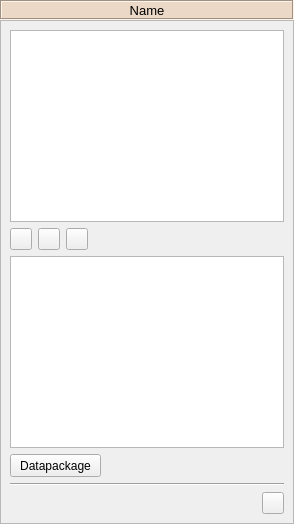
<?xml version="1.0" encoding="UTF-8"?>
<!--
######################################################################################################################
# Copyright (C) 2017-2020 Spine project consortium
# This file is part of Spine Toolbox.
# Spine Toolbox is free software: you can redistribute it and\/or modify it under the terms of the GNU Lesser General
# Public License as published by the Free Software Foundation, either version 3 of the License, or (at your option)
# any later version. This program is distributed in the hope that it will be useful, but WITHOUT ANY WARRANTY;
# without even the implied warranty of MERCHANTABILITY or FITNESS FOR A PARTICULAR PURPOSE. See the GNU Lesser General
# Public License for more details. You should have received a copy of the GNU Lesser General Public License along with
# this program. If not, see <http:\/\/www.gnu.org\/licenses\/>.
######################################################################################################################
-->
<ui version="4.0">
 <class>Form</class>
 <widget class="QWidget" name="Form">
  <property name="geometry">
   <rect>
    <x>0</x>
    <y>0</y>
    <width>294</width>
    <height>524</height>
   </rect>
  </property>
  <property name="windowTitle">
   <string>Form</string>
  </property>
  <layout class="QVBoxLayout" name="verticalLayout">
   <property name="spacing">
    <number>0</number>
   </property>
   <property name="leftMargin">
    <number>0</number>
   </property>
   <property name="topMargin">
    <number>0</number>
   </property>
   <property name="rightMargin">
    <number>0</number>
   </property>
   <property name="bottomMargin">
    <number>0</number>
   </property>
   <item>
    <widget class="QLabel" name="label_dc_name">
     <property name="sizePolicy">
      <sizepolicy hsizetype="Preferred" vsizetype="Fixed">
       <horstretch>0</horstretch>
       <verstretch>0</verstretch>
      </sizepolicy>
     </property>
     <property name="minimumSize">
      <size>
       <width>0</width>
       <height>20</height>
      </size>
     </property>
     <property name="maximumSize">
      <size>
       <width>16777215</width>
       <height>20</height>
      </size>
     </property>
     <property name="font">
      <font>
       <pointsize>10</pointsize>
       <weight>50</weight>
       <bold>false</bold>
      </font>
     </property>
     <property name="styleSheet">
      <string notr="true">background-color: #ecd8c6;</string>
     </property>
     <property name="frameShape">
      <enum>QFrame::Box</enum>
     </property>
     <property name="frameShadow">
      <enum>QFrame::Sunken</enum>
     </property>
     <property name="text">
      <string>Name</string>
     </property>
     <property name="alignment">
      <set>Qt::AlignCenter</set>
     </property>
     <property name="wordWrap">
      <bool>true</bool>
     </property>
    </widget>
   </item>
   <item>
    <widget class="QScrollArea" name="scrollArea_2">
     <property name="widgetResizable">
      <bool>true</bool>
     </property>
     <widget class="QWidget" name="scrollAreaWidgetContents_2">
      <property name="geometry">
       <rect>
        <x>0</x>
        <y>0</y>
        <width>292</width>
        <height>502</height>
       </rect>
      </property>
      <layout class="QVBoxLayout" name="verticalLayout_16">
       <item>
        <widget class="ReferencesTreeView" name="treeView_dc_references">
         <property name="sizePolicy">
          <sizepolicy hsizetype="Expanding" vsizetype="Expanding">
           <horstretch>0</horstretch>
           <verstretch>0</verstretch>
          </sizepolicy>
         </property>
         <property name="font">
          <font>
           <pointsize>10</pointsize>
          </font>
         </property>
         <property name="contextMenuPolicy">
          <enum>Qt::CustomContextMenu</enum>
         </property>
         <property name="acceptDrops">
          <bool>true</bool>
         </property>
         <property name="toolTip">
          <string>&lt;html&gt;&lt;head/&gt;&lt;body&gt;&lt;p&gt;Drag-and-drop files here, they will be added as references.&lt;/p&gt;&lt;/body&gt;&lt;/html&gt;</string>
         </property>
         <property name="selectionMode">
          <enum>QAbstractItemView::ExtendedSelection</enum>
         </property>
         <property name="textElideMode">
          <enum>Qt::ElideLeft</enum>
         </property>
         <property name="verticalScrollMode">
          <enum>QAbstractItemView::ScrollPerPixel</enum>
         </property>
         <property name="indentation">
          <number>5</number>
         </property>
         <property name="uniformRowHeights">
          <bool>true</bool>
         </property>
         <attribute name="headerStretchLastSection">
          <bool>true</bool>
         </attribute>
        </widget>
       </item>
       <item>
        <layout class="QHBoxLayout" name="horizontalLayout_2">
         <item>
          <widget class="QToolButton" name="toolButton_plus">
           <property name="sizePolicy">
            <sizepolicy hsizetype="Fixed" vsizetype="Fixed">
             <horstretch>0</horstretch>
             <verstretch>0</verstretch>
            </sizepolicy>
           </property>
           <property name="minimumSize">
            <size>
             <width>22</width>
             <height>22</height>
            </size>
           </property>
           <property name="maximumSize">
            <size>
             <width>22</width>
             <height>22</height>
            </size>
           </property>
           <property name="font">
            <font>
             <pointsize>10</pointsize>
             <weight>75</weight>
             <bold>true</bold>
            </font>
           </property>
           <property name="toolTip">
            <string>&lt;html&gt;&lt;head/&gt;&lt;body&gt;&lt;p&gt;Add references&lt;/p&gt;&lt;/body&gt;&lt;/html&gt;</string>
           </property>
           <property name="text">
            <string/>
           </property>
           <property name="icon">
            <iconset resource="../../../ui/resources/resources_icons.qrc">
             <normaloff>:/icons/plus.svg</normaloff>:/icons/plus.svg</iconset>
           </property>
           <property name="popupMode">
            <enum>QToolButton::InstantPopup</enum>
           </property>
          </widget>
         </item>
         <item>
          <widget class="QToolButton" name="toolButton_minus">
           <property name="sizePolicy">
            <sizepolicy hsizetype="Fixed" vsizetype="Fixed">
             <horstretch>0</horstretch>
             <verstretch>0</verstretch>
            </sizepolicy>
           </property>
           <property name="minimumSize">
            <size>
             <width>22</width>
             <height>22</height>
            </size>
           </property>
           <property name="maximumSize">
            <size>
             <width>22</width>
             <height>22</height>
            </size>
           </property>
           <property name="font">
            <font>
             <pointsize>10</pointsize>
             <weight>75</weight>
             <bold>true</bold>
            </font>
           </property>
           <property name="toolTip">
            <string>&lt;html&gt;&lt;head/&gt;&lt;body&gt;&lt;p&gt;Remove selected references or all if nothing is selected&lt;/p&gt;&lt;/body&gt;&lt;/html&gt;</string>
           </property>
           <property name="text">
            <string/>
           </property>
           <property name="icon">
            <iconset resource="../../../ui/resources/resources_icons.qrc">
             <normaloff>:/icons/minus.svg</normaloff>:/icons/minus.svg</iconset>
           </property>
           <property name="popupMode">
            <enum>QToolButton::InstantPopup</enum>
           </property>
          </widget>
         </item>
         <item>
          <widget class="QToolButton" name="toolButton_add">
           <property name="minimumSize">
            <size>
             <width>22</width>
             <height>22</height>
            </size>
           </property>
           <property name="maximumSize">
            <size>
             <width>22</width>
             <height>22</height>
            </size>
           </property>
           <property name="toolTip">
            <string>&lt;html&gt;&lt;head/&gt;&lt;body&gt;&lt;p&gt;Add references to project. Copies files to Data connection's directory.&lt;/p&gt;&lt;/body&gt;&lt;/html&gt;</string>
           </property>
           <property name="text">
            <string/>
           </property>
           <property name="icon">
            <iconset resource="../../../ui/resources/resources_icons.qrc">
             <normaloff>:/icons/file-download.svg</normaloff>:/icons/file-download.svg</iconset>
           </property>
           <property name="iconSize">
            <size>
             <width>16</width>
             <height>16</height>
            </size>
           </property>
           <property name="popupMode">
            <enum>QToolButton::InstantPopup</enum>
           </property>
          </widget>
         </item>
         <item>
          <spacer name="horizontalSpacer_2">
           <property name="orientation">
            <enum>Qt::Horizontal</enum>
           </property>
           <property name="sizeHint" stdset="0">
            <size>
             <width>40</width>
             <height>20</height>
            </size>
           </property>
          </spacer>
         </item>
        </layout>
       </item>
       <item>
        <widget class="DataTreeView" name="treeView_dc_data">
         <property name="sizePolicy">
          <sizepolicy hsizetype="Expanding" vsizetype="Expanding">
           <horstretch>0</horstretch>
           <verstretch>0</verstretch>
          </sizepolicy>
         </property>
         <property name="font">
          <font>
           <pointsize>10</pointsize>
          </font>
         </property>
         <property name="contextMenuPolicy">
          <enum>Qt::CustomContextMenu</enum>
         </property>
         <property name="acceptDrops">
          <bool>true</bool>
         </property>
         <property name="toolTip">
          <string>&lt;html&gt;&lt;head/&gt;&lt;body&gt;&lt;p&gt;Drag-and-drop files here, they will be copied to the data directory.&lt;/p&gt;&lt;/body&gt;&lt;/html&gt;</string>
         </property>
         <property name="selectionMode">
          <enum>QAbstractItemView::ExtendedSelection</enum>
         </property>
         <property name="textElideMode">
          <enum>Qt::ElideLeft</enum>
         </property>
         <property name="verticalScrollMode">
          <enum>QAbstractItemView::ScrollPerPixel</enum>
         </property>
         <property name="indentation">
          <number>5</number>
         </property>
         <property name="uniformRowHeights">
          <bool>true</bool>
         </property>
         <attribute name="headerStretchLastSection">
          <bool>true</bool>
         </attribute>
        </widget>
       </item>
       <item>
        <layout class="QHBoxLayout" name="horizontalLayout_3" stretch="0,1">
         <item>
          <widget class="QPushButton" name="pushButton_datapackage">
           <property name="sizePolicy">
            <sizepolicy hsizetype="MinimumExpanding" vsizetype="Fixed">
             <horstretch>0</horstretch>
             <verstretch>0</verstretch>
            </sizepolicy>
           </property>
           <property name="minimumSize">
            <size>
             <width>91</width>
             <height>23</height>
            </size>
           </property>
           <property name="maximumSize">
            <size>
             <width>16777215</width>
             <height>23</height>
            </size>
           </property>
           <property name="toolTip">
            <string>&lt;html&gt;&lt;head/&gt;&lt;body&gt;&lt;p&gt;Open Spine datapackage editor&lt;/p&gt;&lt;/body&gt;&lt;/html&gt;</string>
           </property>
           <property name="text">
            <string>Datapackage</string>
           </property>
           <property name="icon">
            <iconset resource="../../../ui/resources/resources_icons.qrc">
             <normaloff>:/icons/datapkg.png</normaloff>:/icons/datapkg.png</iconset>
           </property>
          </widget>
         </item>
         <item>
          <spacer name="horizontalSpacer_3">
           <property name="orientation">
            <enum>Qt::Horizontal</enum>
           </property>
           <property name="sizeHint" stdset="0">
            <size>
             <width>40</width>
             <height>20</height>
            </size>
           </property>
          </spacer>
         </item>
        </layout>
       </item>
       <item>
        <widget class="Line" name="line_3">
         <property name="orientation">
          <enum>Qt::Horizontal</enum>
         </property>
        </widget>
       </item>
       <item>
        <layout class="QHBoxLayout" name="horizontalLayout_7">
         <item>
          <spacer name="horizontalSpacer_10">
           <property name="orientation">
            <enum>Qt::Horizontal</enum>
           </property>
           <property name="sizeHint" stdset="0">
            <size>
             <width>40</width>
             <height>20</height>
            </size>
           </property>
          </spacer>
         </item>
         <item>
          <widget class="QToolButton" name="toolButton_dc_open_dir">
           <property name="sizePolicy">
            <sizepolicy hsizetype="Fixed" vsizetype="Fixed">
             <horstretch>0</horstretch>
             <verstretch>0</verstretch>
            </sizepolicy>
           </property>
           <property name="minimumSize">
            <size>
             <width>22</width>
             <height>22</height>
            </size>
           </property>
           <property name="maximumSize">
            <size>
             <width>22</width>
             <height>22</height>
            </size>
           </property>
           <property name="toolTip">
            <string>&lt;html&gt;&lt;head/&gt;&lt;body&gt;&lt;p&gt;Open this Data Connection's project directory in file browser&lt;/p&gt;&lt;/body&gt;&lt;/html&gt;</string>
           </property>
           <property name="icon">
            <iconset resource="../../../ui/resources/resources_icons.qrc">
             <normaloff>:/icons/menu_icons/folder-open-solid.svg</normaloff>:/icons/menu_icons/folder-open-solid.svg</iconset>
           </property>
          </widget>
         </item>
        </layout>
       </item>
      </layout>
     </widget>
    </widget>
   </item>
  </layout>
 </widget>
 <customwidgets>
  <customwidget>
   <class>ReferencesTreeView</class>
   <extends>QTreeView</extends>
   <header>spinetoolbox/widgets/custom_qtreeview.h</header>
  </customwidget>
  <customwidget>
   <class>DataTreeView</class>
   <extends>QTreeView</extends>
   <header>spinetoolbox/widgets/custom_qtreeview.h</header>
  </customwidget>
 </customwidgets>
 <resources>
  <include location="../../../ui/resources/resources_icons.qrc"/>
 </resources>
 <connections/>
</ui>
